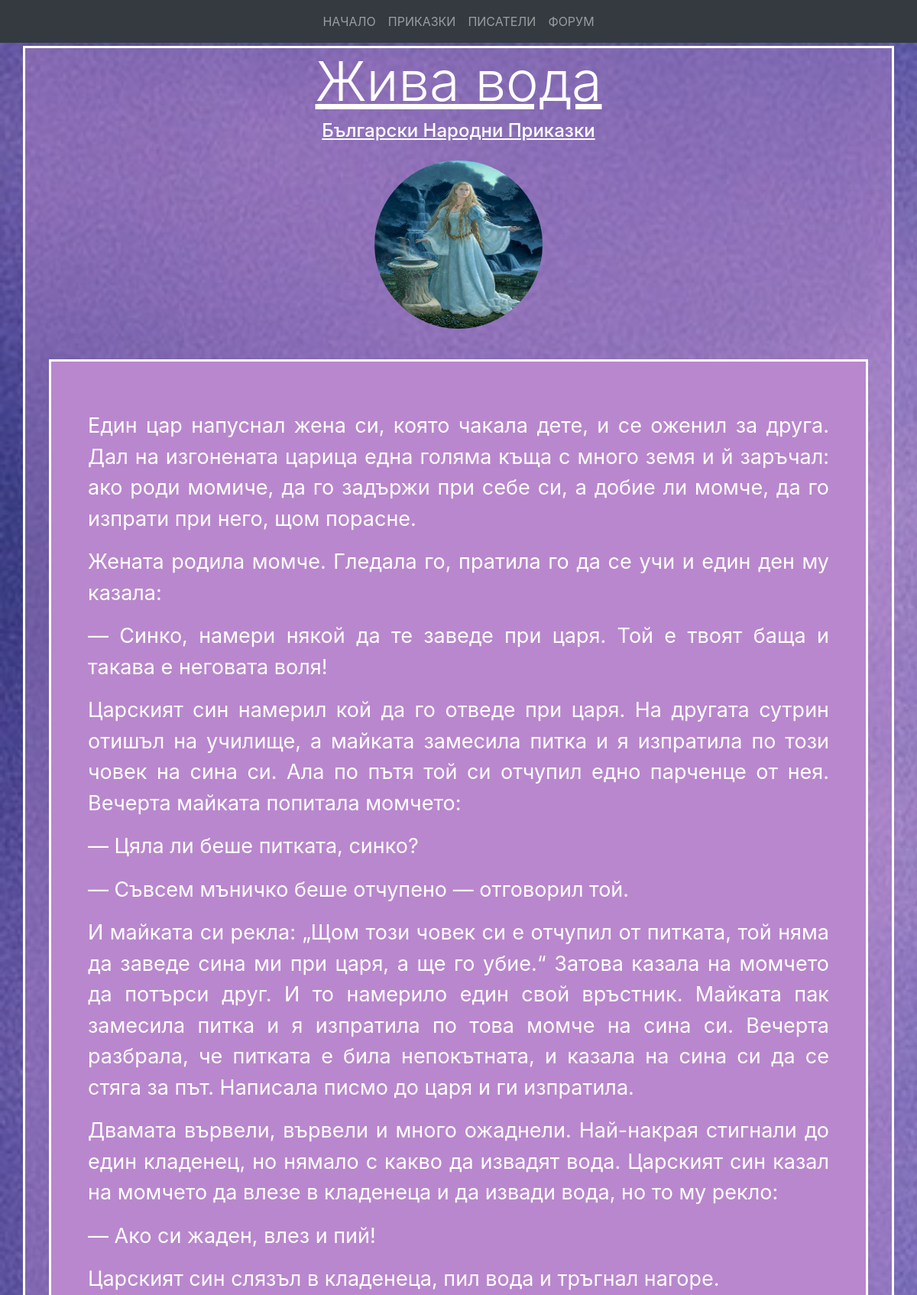
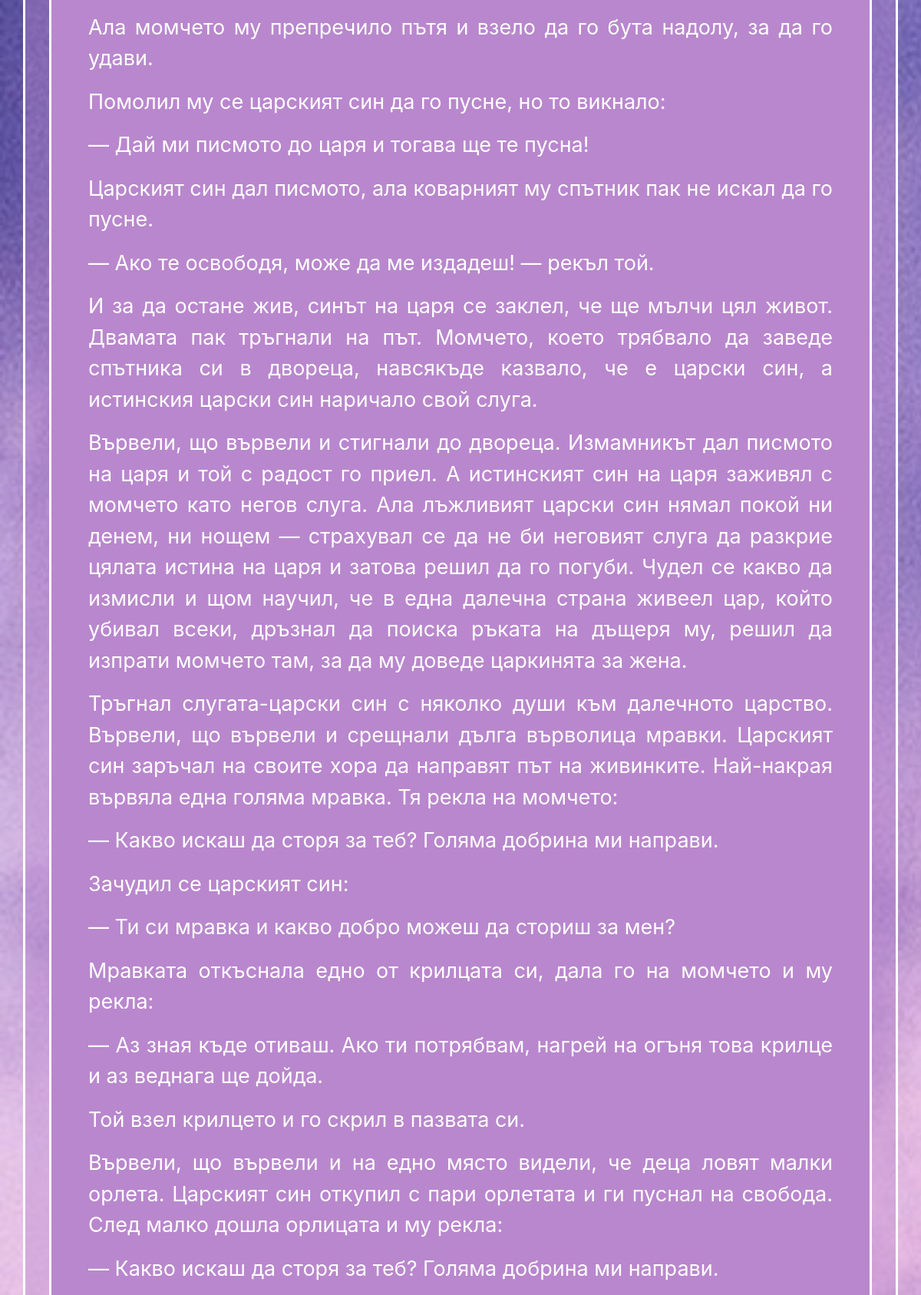
/2 (upper part), run on the app's committed database (2 pictures, top to bottom).
### website/models.py (models this page shows, shortened)
class FairyTale(models.Model):
    id = models.BigAutoField(primary_key=True)
    title = models.CharField(max_length=256)
    author = models.ForeignKey(Author, on_delete=models.CASCADE)
    content = RichTextField(blank=True, null=True)
    image = models.ImageField(null=True, blank=True)
    times_read = models.IntegerField(default=1)

class Author(models.Model):
    id = models.BigAutoField(primary_key=True)
    name = models.CharField(max_length=64)
    nationality = models.CharField(max_length=32)
    date_of_birth = models.DateField()
    date_of_death = models.DateField()
    biography = RichTextField(blank=True, null=True)
    def __str__(self):
        return f"{self.name}"

### website/views.py (the view)
# urls.py: path('<int:id>', views.content, name='content'),
def content(request, id):
    tale = get_object_or_404(FairyTale, pk=id)
    return render(request, "website/content.html",
                  {"tale": tale})

### website/templates/website/content.html (shortened to what this page needs)
{% load static %}
<html>
<head>
    <link rel="stylesheet" href="{% static 'website/style.css' %}">
    <link rel="stylesheet" href="https://stackpath.bootstrapcdn.com/bootstrap/4.3.1/css/bootstrap.min.css"
>
</head>
<body>
<nav class="navbar navbar-expand-lg navbar-dark bg-dark">
    <div class="collapse d-flex justify-content-center navbar-collapse" id="navbarNavAltMarkup">
        <div class="navbar-nav">
            <a class="nav-item nav-link" href="{% url 'home' %}">НАЧАЛО</a>
            <a class="nav-item nav-link" href="{% url 'tales' %}">ПРИКАЗКИ</a>
            <a class="nav-item nav-link" href="{% url 'authors' %}">ПИСАТЕЛИ</a>
            <a class="nav-item nav-link" href="{% url 'forum' %}">ФОРУМ</a>
        </div>
    </div>
</nav>
<div class="container border-white bg-reading-notsolid mt-1 text-white">
    <div>
        <h2 class="display-3 text-center underlined">{{tale.title}}</h2>
        <h4 class="display-5 text-center underlined">{{tale.author}}</h4>
        <div class="text-center mt-4">
            <img class="bd-placeholder-img rounded-circle" height="220px" width="220px"
                 src="{{tale.image.url}}">
        </div>
        <br>
        <div class="m-3 bg-reading-solid border-white fs-27 text-justify p-5">
            <p>{{tale.content|safe}}</p>
        </div>
    </div>
</div>
</body>
</html>

### website/static/website/style.css (style rules this page uses)
html { font-family: -apple-system, BlinkMacSystemFont, 'Segoe UI', Roboto, Oxygen, Ubuntu, Cantarell, 'Open Sans', 'Helvetica Neue', sans-serif; }
body { background-image: url("images/bg-img.jpg"); background-repeat: no-repeat; background-size: cover; }
.border-white { border: solid 3px #fff; }
.underlined { text-decoration: underline; }
.bg-reading-solid { background-color: rgba(185, 135, 205); }
.bg-reading-notsolid { background-color: rgba(185, 135, 205, 0.4); }
.fs-27 { font-size: 27px; }

### data on the page
FairyTale: title "Жива вода", author "Български Народни Приказки", image (picture), content "Един цар напуснал жена си, която чакала дете, и се оженил за друга. Дал на изгонената царица една голяма къща с много земя и й заръчал: ако роди момиче, да го задържи при себе си, а добие ли момче, да го изпрати при него, щом порасне. Жената родила момче. Гледала го, пратила го да се учи и един ден му казала: — Синко, намери някой да те заведе при царя. Той е твоят баща и такава е неговата воля! Царският син намерил кой да го отведе при царя. На другата сутрин отишъл на училище, а майката замесила питка и я изпратила по този човек на сина си. Ала по пътя той си отчупил едно парченце от нея. Вечерта майката попитала момчето: — Цяла ли беше питката, синко? — Съвсем мъничко беше отчупено —…"
